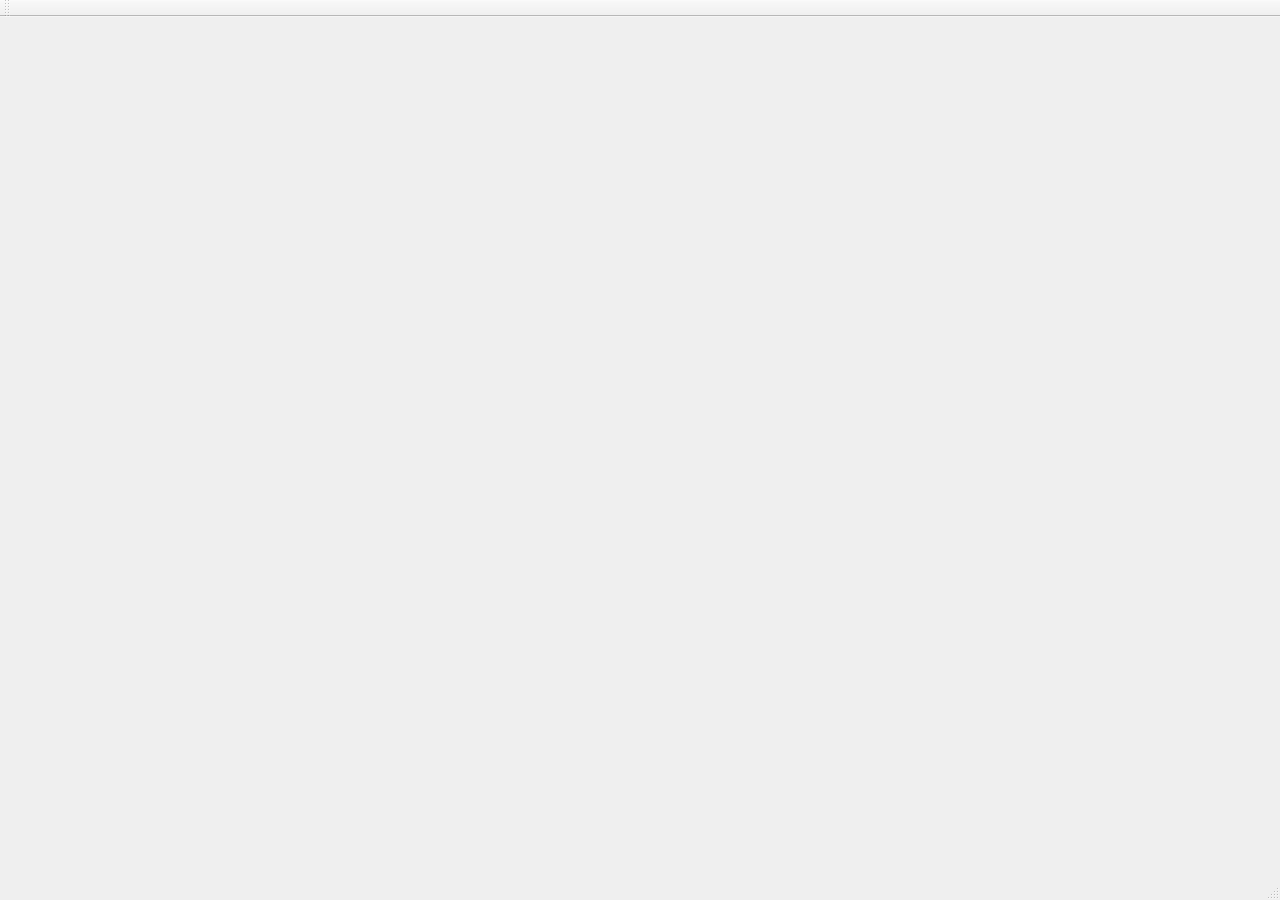
<?xml version="1.0" encoding="UTF-8"?>
<ui version="4.0">
 <class>MainWindow</class>
 <widget class="QMainWindow" name="MainWindow">
  <property name="geometry">
   <rect>
    <x>0</x>
    <y>0</y>
    <width>1280</width>
    <height>900</height>
   </rect>
  </property>
  <property name="minimumSize">
   <size>
    <width>1280</width>
    <height>900</height>
   </size>
  </property>
  <property name="maximumSize">
   <size>
    <width>1280</width>
    <height>900</height>
   </size>
  </property>
  <property name="windowTitle">
   <string>MainWindow</string>
  </property>
  <widget class="QWidget" name="centralWidget"/>
  <widget class="QMenuBar" name="menuBar">
   <property name="geometry">
    <rect>
     <x>0</x>
     <y>0</y>
     <width>1280</width>
     <height>21</height>
    </rect>
   </property>
  </widget>
  <widget class="QToolBar" name="mainToolBar">
   <attribute name="toolBarArea">
    <enum>TopToolBarArea</enum>
   </attribute>
   <attribute name="toolBarBreak">
    <bool>false</bool>
   </attribute>
  </widget>
  <widget class="QStatusBar" name="statusBar"/>
 </widget>
 <layoutdefault spacing="6" margin="11"/>
 <resources/>
 <connections/>
</ui>
